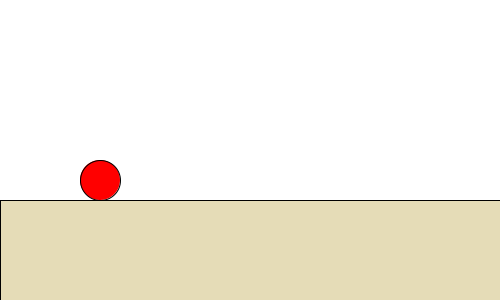
Frame 1 (no input)
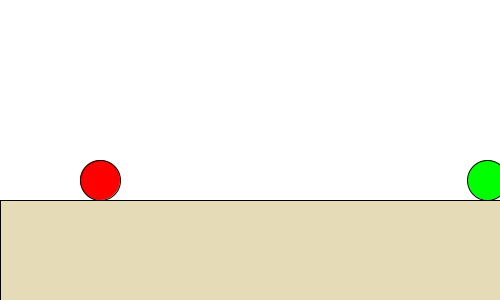
Frame 60 (the mouse pressed at the canvas centre just before this capture)
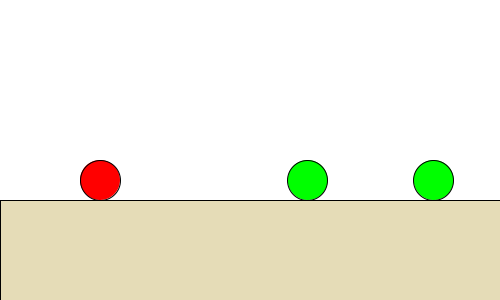
Frame 120 (the mouse held since frame 60 and released just before this capture)

The Processing sketch that drew these frames (run headless with seeded random() and noise(); from frame 60 on, the mouse is pressed at the canvas centre):

// Processing sketch: marioVsTurtle
// ── marioVsTurtle.pde
//Mario要踩怪物
float [] turtleX=new float[30];
float x=100, y=200, vx=0, vy=0;
boolean jumping=false, MarioDie=false;
boolean [] turtleAlive=new boolean[30];
void setup(){
  size(500,300);
  turtleX[0]=500;
  for(int i=1; i<30; i++){
    turtleX[i] = turtleX[i-1]+random(100,200);
    turtleAlive[i]=true;
  }
}
void draw(){
  background(255);
  if(MarioDie) background(255,0,0);
  fill(#E5DCB7); rect(0,200,500,100);//Floor
  for(int i=0; i<30; i++){
    if(turtleAlive[i]){
      if( dist(x,y-20, turtleX[i],200-20)<40 ){  
        if(jumping) turtleAlive[i]=false;
        else MarioDie=true;
      }//撞到
      fill(0,255,0); ellipse(turtleX[i], 200-20, 40,40);
      if(!MarioDie) turtleX[i]-=3;//Turtle
    }
  }
  fill(255,0,0); ellipse(x,y-20, 40,40);//Mario
  if(jumping){
    x += vx; y += vy; vy += 0.98;
    if(y>200){
      y=200; jumping=false;
    }
  }
}
void mousePressed(){
  jumping=true;
  vy=-16;
}
